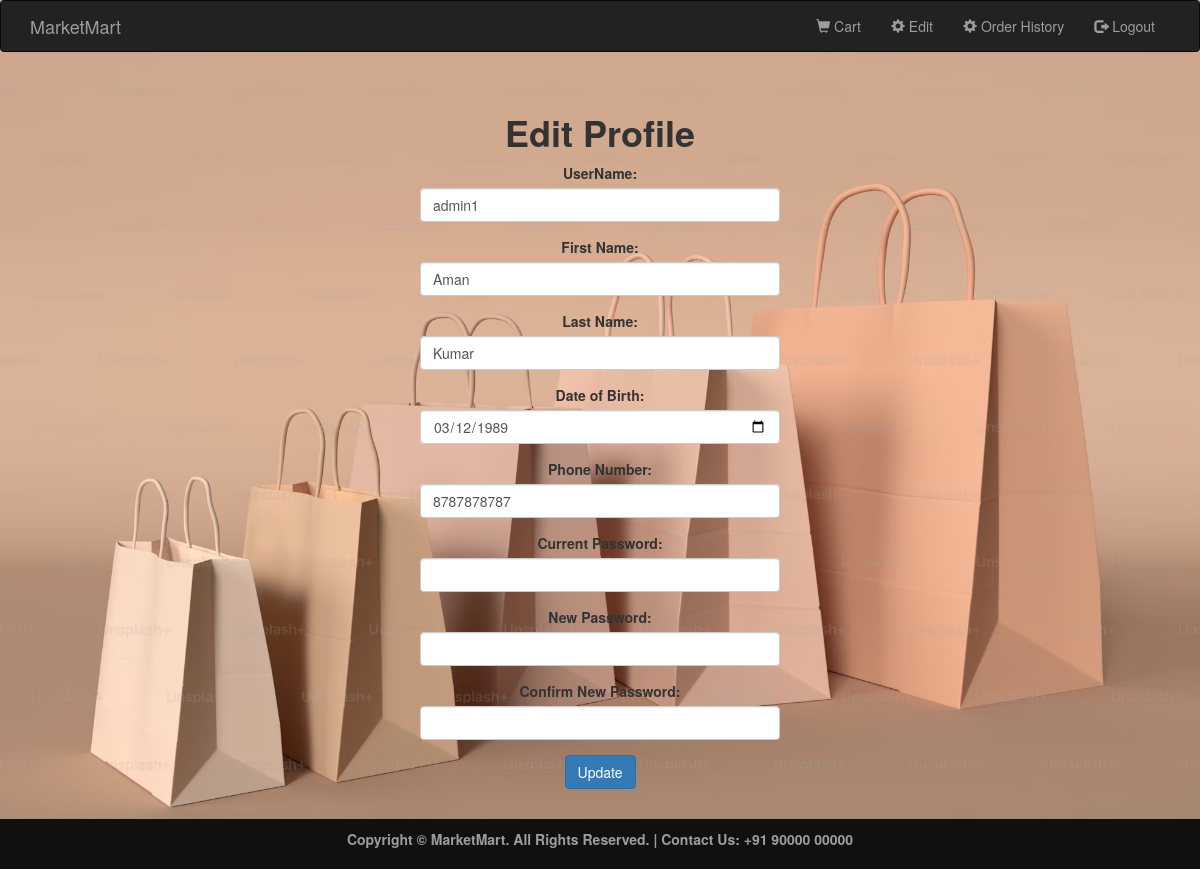
Page /edit.php (signed in) on the committed database.
### tables this page shows
CREATE TABLE `user` (
  `email` varchar(100) NOT NULL,
  `username` varchar(100) NOT NULL,
  `firstname` varchar(100) NOT NULL,
  `lastname` varchar(100) NOT NULL,
  `dob` date NOT NULL,
  `type` char(10) NOT NULL,
  `phoneno` varchar(20) NOT NULL,
  `gender` char(10) NOT NULL,
  `password` varchar(100) NOT NULL
);

### edit.php (the view, shortened to what this page needs)
<?php
require 'connection.php';
$user_id = $_SESSION['email'];
$user_info_query = "SELECT * FROM user WHERE email = '$user_id'";
$user_info_result = mysqli_query($con, $user_info_query);
$user_info = mysqli_fetch_assoc($user_info_result);
?>
<!DOCTYPE html>
<html>
<head>
    <link rel="stylesheet" href="bootstrap/css/bootstrap.min.css" type="text/css">
    <link rel="stylesheet" href="css/style.css" type="text/css">
</head>
<body class="loginSignup">
    <?php require 'header.php'; ?>
    <div class="container">
        <div class="row">
            <div class="col-xs-4 col-xs-offset-4">
                <center>
                    <h1><b>Edit Profile</b></h1>
                <form method="post">
                    <div class="form-group">
                        <label for="username">UserName:</label>
                        <input type="text" class="form-control" id="username" name="username" value="<?php echo $user_info['username']; ?>" required>
                    </div>
                    <div class="form-group">
                        <label for="firstname">First Name:</label>
                        <input type="text" class="form-control" id="firstname" name="firstname" value="<?php echo $user_info['firstname']; ?>" required>
                    </div>
                    <div class="form-group">
                        <label for="lastname">Last Name:</label>
                        <input type="text" class="form-control" id="lastname" name="lastname" value="<?php echo $user_info['lastname']; ?>" required>
                    </div>
                    <div class="form-group">
                        <label for="dob">Date of Birth:</label>
                        <input type="date" class="form-control" id="dob" name="dob" value="<?php echo $user_info['dob']; ?>" required>
                    </div>
                    <div class="form-group">
                        <label for="phoneno">Phone Number:</label>
                        <input type="text" class="form-control" id="phoneno" name="phoneno" value="<?php echo $user_info['phoneno']; ?>" required>
                    </div>
                    <div class="form-group">
                        <label for="password">Current Password:</label>
                        <input type="password" class="form-control" id="password" name="password" required>
                    </div>
                    <div class="form-group">
                        <label for="newpassword">New Password:</label>
                        <input type="password" class="form-control" id="newpassword" name="newpassword">
                    </div>
                    <div class="form-group">
                        <label for="confirmpassword">Confirm New Password:</label>
                        <input type="password" class="form-control" id="confirmpassword" name="confirmpassword">
                    </div>
                    <button type="submit" class="btn btn-primary" name="update">Update</button>
                </form>
            </div>
        </div>
    </div>
    <?php require 'footer.php'; ?>
</body>
</html>

### css/style.css (style rules this page uses)
.loginSignup { background:url(../img/bg1.avif); background-color: #080808; background-size:cover; }
html { min-height:100%; position:relative; }

### rows in the picture
user: username "admin1", firstname "Aman", lastname "Kumar", dob "03/12/1989", phoneno "8787878787"
